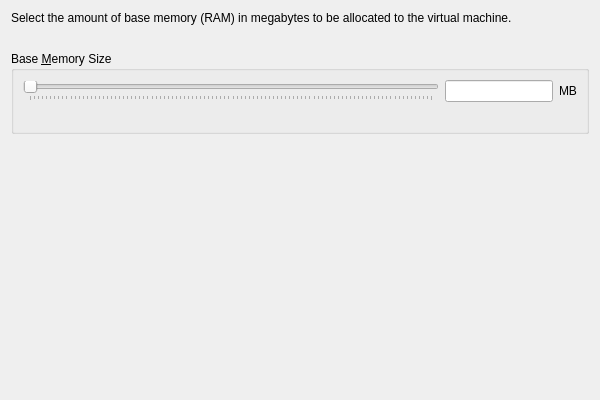
<?xml version="1.0" encoding="UTF-8"?>
<ui version="4.0">
 <comment>
 VBox frontends: Qt4 GUI ("VirtualBox"):

     Copyright (C) 2009 Sun Microsystems, Inc.

     This file is part of VirtualBox Open Source Edition (OSE), as
     available from http://www.virtualbox.org. This file is free software;
     you can redistribute it and/or modify it under the terms of the GNU
     General Public License (GPL) as published by the Free Software
     Foundation, in version 2 as it comes in the "COPYING" file of the
     VirtualBox OSE distribution. VirtualBox OSE is distributed in the
     hope that it will be useful, but WITHOUT ANY WARRANTY of any kind.

     Please contact Sun Microsystems, Inc., 4150 Network Circle, Santa
     Clara, CA 95054 USA or visit http://www.sun.com if you need
     additional information or have any questions.
 </comment>
 <class>UINewVMWzdPage3</class>
 <widget class="QWidget" name="UINewVMWzdPage3">
  <property name="sizePolicy">
   <sizepolicy hsizetype="Minimum" vsizetype="Minimum">
    <horstretch>0</horstretch>
    <verstretch>0</verstretch>
   </sizepolicy>
  </property>
  <property name="geometry">
   <rect>
    <x>0</x>
    <y>0</y>
    <width>600</width>
    <height>400</height>
   </rect>
  </property>
  <property name="sizePolicy">
   <sizepolicy hsizetype="Minimum" vsizetype="Minimum">
    <horstretch>0</horstretch>
    <verstretch>0</verstretch>
   </sizepolicy>
  </property>
  <layout class="QVBoxLayout" name="m_pLayout1">
   <property name="bottomMargin" >
    <number>0</number>
   </property>
   <item>
    <widget class="QILabel" name="m_pPage3Text1">
     <property name="text">
      <string>&lt;p&gt;Select the amount of base memory (RAM) in megabytes to be allocated to the virtual machine.&lt;/p&gt;</string>
     </property>
     <property name="wordWrap">
      <bool>true</bool>
     </property>
    </widget>
   </item>
   <item>
    <widget class="QILabel" name="m_pPage3Text2">
     <property name="wordWrap">
      <bool>true</bool>
     </property>
    </widget>
   </item>
   <item>
    <widget class="QGroupBox" name="m_pMemoryCnt">
     <property name="title">
      <string>Base &amp;Memory Size</string>
     </property>
     <layout class="QGridLayout" name="m_pLayout2">
      <item row="0" column="0" colspan="3">
       <widget class="VBoxGuestRAMSlider" name="m_pRamSlider">
        <property name="sizePolicy">
         <sizepolicy hsizetype="Expanding" vsizetype="Fixed">
          <horstretch>0</horstretch>
          <verstretch>0</verstretch>
         </sizepolicy>
        </property>
        <property name="orientation">
         <enum>Qt::Horizontal</enum>
        </property>
        <property name="tickPosition">
         <enum>QSlider::TicksBelow</enum>
        </property>
       </widget>
      </item>
      <item row="0" column="3">
       <widget class="QILineEdit" name="m_pRamEditor">
        <property name="sizePolicy">
         <sizepolicy hsizetype="Preferred" vsizetype="Fixed">
          <horstretch>0</horstretch>
          <verstretch>0</verstretch>
         </sizepolicy>
        </property>
       </widget>
      </item>
      <item row="0" column="4">
       <widget class="QLabel" name="m_pRamUnits">
        <property name="text">
         <string>MB</string>
        </property>
       </widget>
      </item>
      <item row="1" column="0">
       <widget class="QLabel" name="m_pRamMin">
        <property name="sizePolicy">
         <sizepolicy hsizetype="Maximum" vsizetype="Preferred">
          <horstretch>0</horstretch>
          <verstretch>0</verstretch>
         </sizepolicy>
        </property>
       </widget>
      </item>
      <item row="1" column="1">
       <spacer name="m_pSpacer1">
        <property name="orientation">
         <enum>Qt::Horizontal</enum>
        </property>
        <property name="sizeHint" stdset="0">
         <size>
          <width>0</width>
          <height>0</height>
         </size>
        </property>
       </spacer>
      </item>
      <item row="1" column="2">
       <widget class="QLabel" name="m_pRamMax">
        <property name="sizePolicy">
         <sizepolicy hsizetype="Maximum" vsizetype="Preferred">
          <horstretch>0</horstretch>
          <verstretch>0</verstretch>
         </sizepolicy>
        </property>
       </widget>
      </item>
     </layout>
    </widget>
   </item>
   <item>
    <spacer name="m_pSpacer2">
     <property name="sizeHint" stdset="0">
      <size>
       <width>0</width>
       <height>0</height>
      </size>
     </property>
    </spacer>
   </item>
  </layout>
 </widget>
 <customwidgets>
  <customwidget>
   <class>QILabel</class>
   <extends>QLabel</extends>
   <header>QILabel.h</header>
  </customwidget>
  <customwidget>
   <class>QILineEdit</class>
   <extends>QLineEdit</extends>
   <header>QILineEdit.h</header>
  </customwidget>
  <customwidget>
   <class>QIAdvancedSlider</class>
   <extends>QSlider</extends>
   <header>QIAdvancedSlider.h</header>
  </customwidget>
  <customwidget>
   <class>VBoxGuestRAMSlider</class>
   <extends>QIAdvancedSlider</extends>
   <header>VBoxGuestRAMSlider.h</header>
  </customwidget>
 </customwidgets>
 <resources/>
 <connections/>
</ui>
